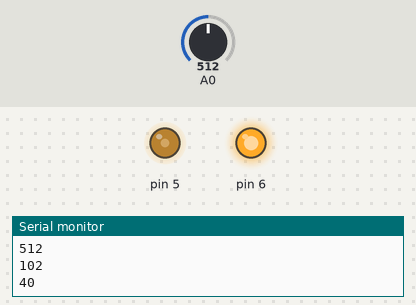
Bench run of a sketch on a simulated Arduino Uno, built with avr-gcc and run on an emulated ATmega328P. On the bench: output pins drawn as LEDs (lit = HIGH), the last lines printed to the serial monitor. The inputs (shaded band) are chosen by the test bench; at power-on: A0 = 512.

Above: at 1.2 s.
1.3 s: A0 set to 716
At 1.6 s:
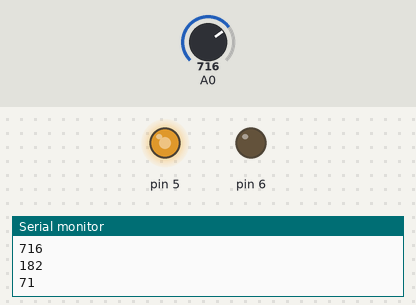
2.8 s: A0 set to 900
At 3.2 s:
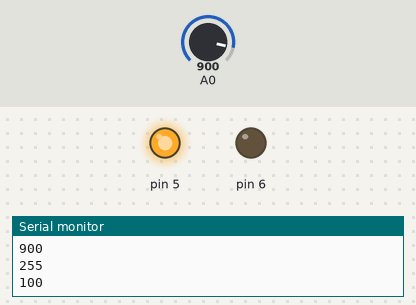
4.3 s: A0 set to 1023
At 4.9 s:
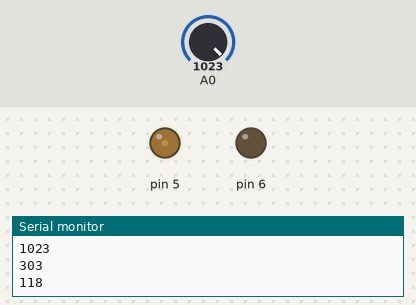
5.8 s: A0 set to 306
At 6.6 s:
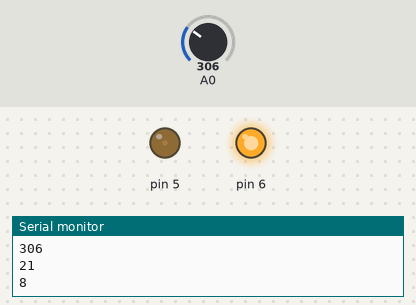
7.3 s: A0 set to 122
At 8.2 s:
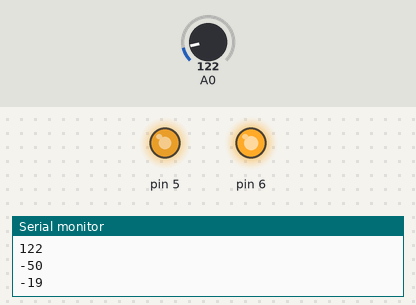
8.8 s: A0 set to 511
At 9.8 s:
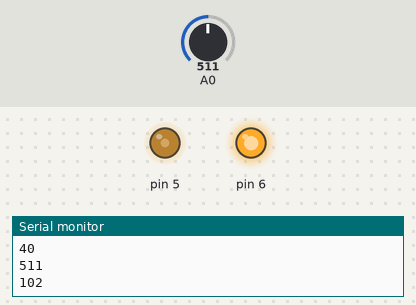
Timing chart, 0 to 11.3 s (numbered marks = the images above; inputs shaded):
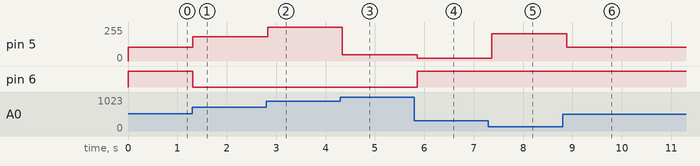

The sketch:

A3-firmware.ino
```cpp
//runs this code once at the start
void setup() {
  //Sets bit rate for serial data transmission (matches baud in menu)
  Serial.begin(9600);
  //sets pin 5 to output
  pinMode(5, OUTPUT);
  //sets pin 6 to output
  pinMode(6, OUTPUT);
}

//loops this code repeatedly forever
void loop() {
  //prints the value that analogRead(A0) gives us to the Serial Monitor
  Serial.println(analogRead(A0));
  //I make an int fiveVoltage and map it to a value between 0 and 255 (inclusive)
  //so it can be passed into analogWrite() later. I chose the lower limits to be
  //250 and 900 because those were the best bounds for the most obvious changes in lighting
  //for the room that I was in.
  int fiveVoltage = map(analogRead(A0), 250, 900, 0, 255);
  //made int sixCondition and mapped it to a value between 0 and 100 (inclusive)
  //so I could pass sixCondition into an if-else statement late to see if
  //the photoresistor was covered or not
  int sixCondition = map(analogRead(A0), 250, 900, 0, 100);
  //prints value for fiveVoltage to the Serial Monitor
  Serial.println(fiveVoltage);
  //prints value for sixCondition to the Serial Monitor
  Serial.println(sixCondition);
  //Prints a new line for readability purposes
  Serial.println();
  //Makes pin 5 output voltage proportional to what analogRead(A0) reads
  analogWrite(5, fiveVoltage);
  //checks to see if the sixCondition is < 50, meaning the LDR is covered.
  //50 would be halfway between 250 and 900 on analogRead
  if(sixCondition < 50){
    //sets pin 6 to output 5V if condition is met (covered)
    digitalWrite(6, HIGH);
    //else statement for when sixCondition is !< 50
    //(when the photoresistor is uncovered)
  } else{
    //turns pin 6 to output 0V
    digitalWrite(6, LOW);
  }
  //delays 100ms for readability purposes on the Serial Monitor
  delay(100);
}
```

Measured:
- after the input at 1.3 s, pin 5: 102/255 → 182/255 at once; pin 6: HIGH → LOW at once
- after the input at 2.8 s, pin 5: 182/255 → 255/255 at once
- after the input at 4.3 s, pin 5: 255/255 → 47/255 at once
- after the input at 5.8 s, pin 5: 47/255 → 21/255 after 0.06 s; pin 6: LOW → HIGH after 0.06 s
- after the input at 7.3 s, pin 5: 21/255 → 206/255 after 0.07 s
- after the input at 8.8 s, pin 5: 206/255 → 102/255 after 0.08 s
